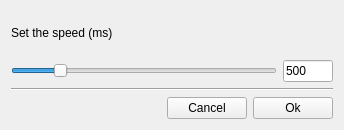
<?xml version="1.0" encoding="UTF-8"?>
<ui version="4.0">
 <class>Configura</class>
 <widget class="QWidget" name="Configura">
  <property name="geometry">
   <rect>
    <x>0</x>
    <y>0</y>
    <width>344</width>
    <height>130</height>
   </rect>
  </property>
  <property name="windowTitle">
   <string>Configure speed</string>
  </property>
  <property name="windowIcon">
   <iconset resource="../resources/QBriscola.qrc">
    <normaloff>:/icons/qbriscola.png</normaloff>:/icons/qbriscola.png</iconset>
  </property>
  <layout class="QGridLayout" name="gridLayout_2">
   <item row="0" column="0">
    <layout class="QGridLayout" name="gridLayout">
     <item row="0" column="0" colspan="2">
      <widget class="QLabel" name="label">
       <property name="text">
        <string>Set the speed (ms)</string>
       </property>
      </widget>
     </item>
     <item row="1" column="0">
      <widget class="QSlider" name="slider">
       <property name="maximum">
        <number>3000</number>
       </property>
       <property name="pageStep">
        <number>1</number>
       </property>
       <property name="value">
        <number>500</number>
       </property>
       <property name="orientation">
        <enum>Qt::Horizontal</enum>
       </property>
      </widget>
     </item>
     <item row="1" column="1">
      <widget class="QLineEdit" name="lineEdit">
       <property name="maximumSize">
        <size>
         <width>50</width>
         <height>16777215</height>
        </size>
       </property>
       <property name="text">
        <string>500</string>
       </property>
      </widget>
     </item>
    </layout>
   </item>
   <item row="1" column="0">
    <widget class="Line" name="line">
     <property name="orientation">
      <enum>Qt::Horizontal</enum>
     </property>
    </widget>
   </item>
   <item row="2" column="0">
    <layout class="QHBoxLayout" name="horizontalLayout">
     <item>
      <spacer name="horizontalSpacer">
       <property name="orientation">
        <enum>Qt::Horizontal</enum>
       </property>
       <property name="sizeHint" stdset="0">
        <size>
         <width>88</width>
         <height>20</height>
        </size>
       </property>
      </spacer>
     </item>
     <item>
      <widget class="QPushButton" name="pushButtonAnnulla">
       <property name="text">
        <string>Cancel</string>
       </property>
       <property name="icon">
        <iconset resource="../resources/QBriscola.qrc">
         <normaloff>:/icons/no.png</normaloff>:/icons/no.png</iconset>
       </property>
      </widget>
     </item>
     <item>
      <widget class="QPushButton" name="pushButtonOk">
       <property name="text">
        <string>Ok</string>
       </property>
       <property name="icon">
        <iconset resource="../resources/QBriscola.qrc">
         <normaloff>:/icons/si.png</normaloff>:/icons/si.png</iconset>
       </property>
      </widget>
     </item>
    </layout>
   </item>
  </layout>
 </widget>
 <resources>
  <include location="../resources/QBriscola.qrc"/>
 </resources>
 <connections/>
</ui>
